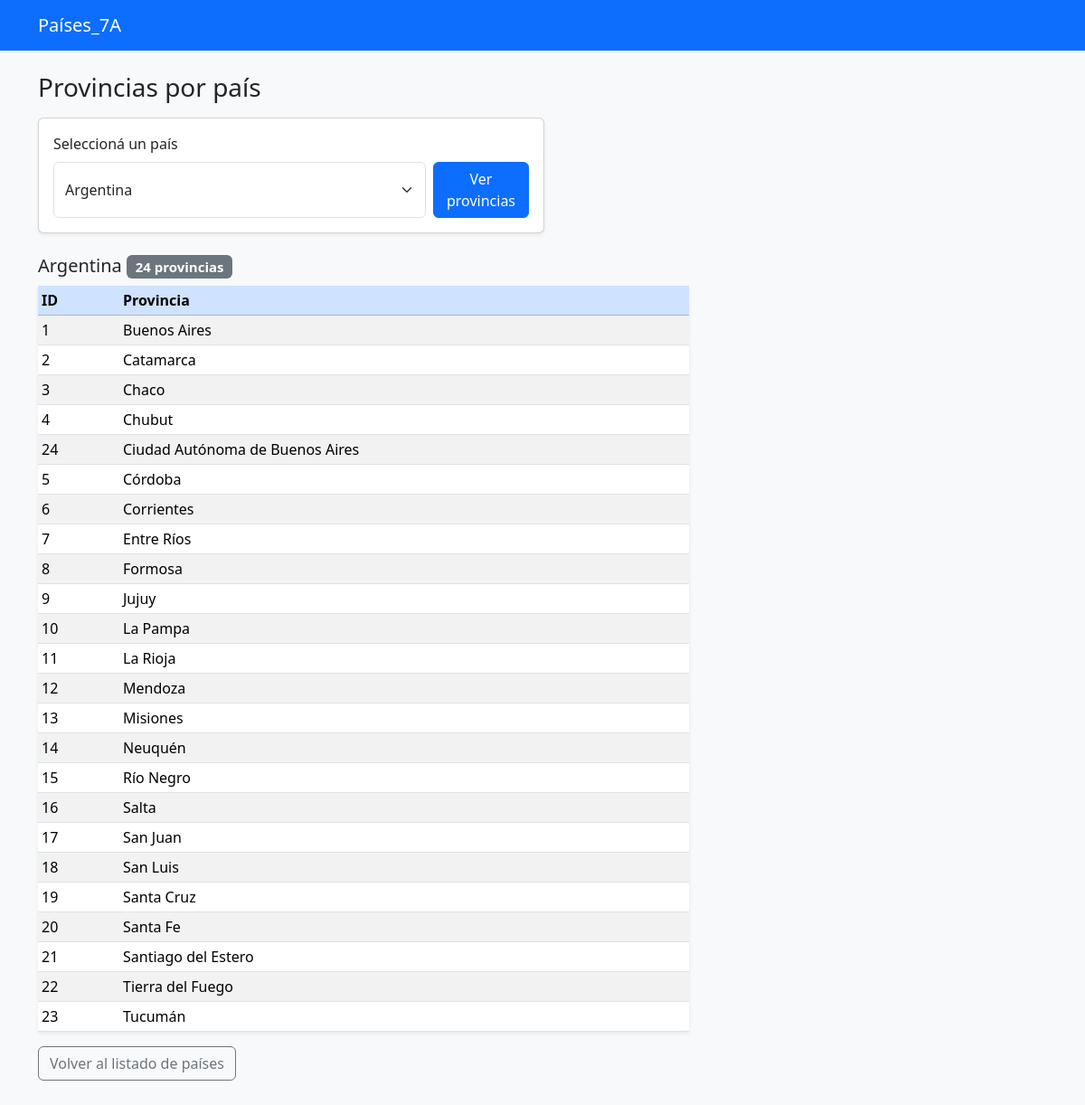
/provincias.php?pais_id=1, run on the app's committed database.
### tables this page shows
CREATE TABLE paises (
  pais_id          INT UNSIGNED NOT NULL AUTO_INCREMENT,
  pais_descripcion VARCHAR(50)  NOT NULL,
  PRIMARY KEY (pais_id)
);

CREATE TABLE provincias (
  pro_id          INT UNSIGNED NOT NULL AUTO_INCREMENT,
  pais_id         INT UNSIGNED NOT NULL,
  pro_descripcion VARCHAR(50)  NOT NULL,
  PRIMARY KEY (pro_id),
  CONSTRAINT fk_provincias_pais
    FOREIGN KEY (pais_id) REFERENCES paises (pais_id)
    ON DELETE CASCADE ON UPDATE CASCADE
);

### config/db.php (called while the page is built, shortened)
<?php
function db(): PDO
{
    static $pdo = null;
    if ($pdo === null) {
        $dsn = sprintf(
            'mysql:host=%s;port=%s;dbname=%s;charset=utf8mb4',
            DB_HOST,
            DB_PORT,
            DB_NAME
        );
        $pdo = new PDO($dsn, DB_USER, DB_PASS, [
            PDO::ATTR_ERRMODE            => PDO::ERRMODE_EXCEPTION,
            PDO::ATTR_DEFAULT_FETCH_MODE => PDO::FETCH_ASSOC,
        ]);
    }
    return $pdo;
}
function e(?string $texto): string
{
    return htmlspecialchars($texto ?? '', ENT_QUOTES, 'UTF-8');
}

### provincias.php (the view, shortened to what this page needs)
<?php
require_once __DIR__ . '/config/db.php';
$pais_id = (int) ($_GET['pais_id'] ?? 0);
$pais    = null;
$provincias = [];
$paises = db()->query('SELECT pais_id, pais_descripcion FROM paises ORDER BY pais_descripcion')->fetchAll();
if ($pais_id > 0) {
    $stmt = db()->prepare('SELECT pais_id, pais_descripcion FROM paises WHERE pais_id = ?');
    $stmt->execute([$pais_id]);
    $pais = $stmt->fetch();
    if ($pais) {
        $stmt = db()->prepare('SELECT pro_id, pro_descripcion FROM provincias WHERE pais_id = ? ORDER BY pro_descripcion');
        $stmt->execute([$pais_id]);
        $provincias = $stmt->fetchAll();
    }
}
require __DIR__ . '/includes/header.php';
?>
<h1 class="h3 mb-3">Provincias por país</h1>
<form method="get" class="card card-body shadow-sm mb-4" style="max-width: 560px;">
  <label for="pais_id" class="form-label">Seleccioná un país</label>
  <div class="d-flex gap-2">
    <select class="form-select" id="pais_id" name="pais_id" required>
      <?php foreach ($paises as $opcion): ?>
        <option value="<?= (int) $opcion['pais_id'] ?>" <?= (int) $opcion['pais_id'] === $pais_id ? 'selected' : '' ?>>
          <?= e($opcion['pais_descripcion']) ?>
        </option>
      <?php endforeach; ?>
    </select>
    <button type="submit" class="btn btn-primary">Ver provincias</button>
  </div>
</form>
<?php if ($pais_id > 0 && !$pais): ?>
  <div class="alert alert-danger">El país seleccionado no existe.</div>
<?php elseif ($pais): ?>
  <h2 class="h5">
    <?= e($pais['pais_descripcion']) ?>
    <span class="badge bg-secondary"><?= count($provincias) ?> provincias</span>
  </h2>
  <?php if (!$provincias): ?>
    <div class="alert alert-info">Este país no tiene provincias cargadas.</div>
  <?php else: ?>
    <table class="table table-sm table-striped bg-white shadow-sm" style="max-width: 720px;">
      <thead class="table-primary">
        <tr>
          <th scope="col" style="width: 90px;">ID</th>
          <th scope="col">Provincia</th>
        </tr>
      </thead>
      <tbody>
        <?php foreach ($provincias as $provincia): ?>
        <tr>
          <td><?= (int) $provincia['pro_id'] ?></td>
          <td><?= e($provincia['pro_descripcion']) ?></td>
        </tr>
        <?php endforeach; ?>
      </tbody>
    </table>
  <?php endif; ?>
<?php elseif ($pais_id === 0): ?>
  <div class="alert alert-info">Elegí un país para ver sus provincias.</div>
<?php endif; ?>
<a class="btn btn-outline-secondary" href="index.php">Volver al listado de países</a>
<?php require __DIR__ . '/includes/footer.php'; ?>

### data on the page
paises: pais_descripcion "Argentina"
provincias: pro_id "1", pro_descripcion "Buenos Aires"
provincias: pro_id "2", pro_descripcion "Catamarca"
provincias: pro_id "3", pro_descripcion "Chaco"
provincias: pro_id "4", pro_descripcion "Chubut"
provincias: pro_id "24", pro_descripcion "Ciudad Autónoma de Buenos Aires"
provincias: pro_id "5", pro_descripcion "Córdoba"
provincias: pro_id "6", pro_descripcion "Corrientes"
provincias: pro_id "7", pro_descripcion "Entre Ríos"
provincias: pro_id "8", pro_descripcion "Formosa"
provincias: pro_id "9", pro_descripcion "Jujuy"
provincias: pro_id "10", pro_descripcion "La Pampa"
provincias: pro_id "11", pro_descripcion "La Rioja"
provincias: pro_id "12", pro_descripcion "Mendoza"
provincias: pro_id "13", pro_descripcion "Misiones"
provincias: pro_id "14", pro_descripcion "Neuquén"
provincias: pro_id "15", pro_descripcion "Río Negro"
provincias: pro_id "16", pro_descripcion "Salta"
provincias: pro_id "17", pro_descripcion "San Juan"
provincias: pro_id "18", pro_descripcion "San Luis"
provincias: pro_id "19", pro_descripcion "Santa Cruz"
provincias: pro_id "20", pro_descripcion "Santa Fe"
provincias: pro_id "21", pro_descripcion "Santiago del Estero"
provincias: pro_id "22", pro_descripcion "Tierra del Fuego"
provincias: pro_id "23", pro_descripcion "Tucumán"

### other printed values
count($provincias) "24"
form field pais_id "Argentina"
